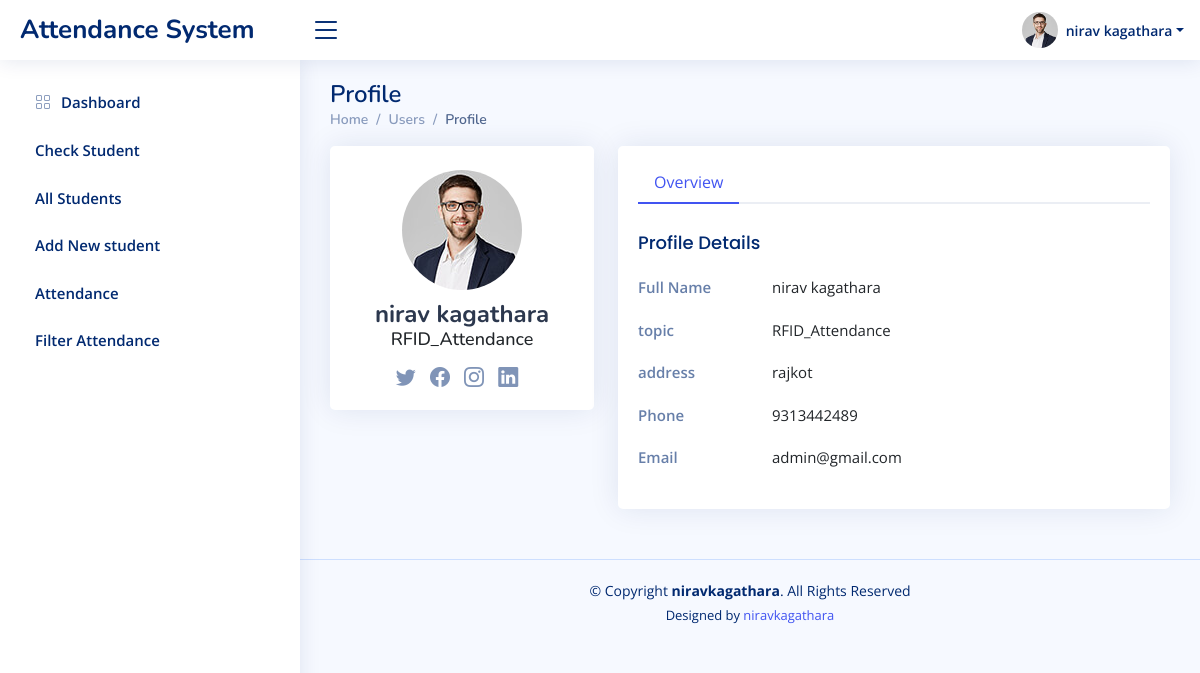
The page /admin/users-profile.php (signed in) on the database its author committed.
### tables this page shows
CREATE TABLE IF NOT EXISTS `admin_table` (
  `admin_id` int NOT NULL,
  `admin_email_address` varchar(200) NOT NULL,
  `admin_password` varchar(100) NOT NULL,
  `admin_name` varchar(200) NOT NULL,
  `collage_name` varchar(200) NOT NULL,
  `collage_address` mediumtext NOT NULL,
  `Collage_contact_no` varchar(30) NOT NULL,
  `collage_logo` varchar(200) NOT NULL,
  PRIMARY KEY (`admin_id`)
);

### classes/Dbconfig.php (called while the page is built, shortened)
<?php
class Dbconfig {
    private $server='localhost';
    private $username='root';
    private $password='';
    private $database='rfid';
     function __construct(){
        try{
           $this->con = new mysqli($this->server,$this->username,$this->password,$this->database);
        }catch(Exception $e){
            echo "Connection failed:" . $e->getMessage();
        }
    }
}
?>

### classes/Admin.php (called while the page is built, shortened)
<?php
include_once 'Dbconfig.php';
class Admin extends Dbconfig
{
function getById($id)
  {
    $sql = "SELECT * FROM admin_table WHERE admin_id=?;";
    $stGetByIdStu = mysqli_prepare($this->con, $sql);
    mysqli_stmt_bind_param($stGetByIdStu, 'i', $id);
    mysqli_stmt_execute($stGetByIdStu);
    $res = mysqli_stmt_get_result($stGetByIdStu);
    $resArray = mysqli_fetch_assoc($res);
    return $resArray;
  }
}
?>

### admin/users-profile.php (the view, shortened to what this page needs)
<?php
if(isset($_SESSION['admin_id'])){
 $id=$_SESSION['admin_id'];
}
include_once '../classes/Admin.php';
?>
<!DOCTYPE html>
<html lang="en">
<head>
  <link href="assets/vendor/bootstrap/css/bootstrap.min.css" rel="stylesheet">
  <link href="assets/vendor/bootstrap-icons/bootstrap-icons.css" rel="stylesheet">
  <link href="assets/vendor/boxicons/css/boxicons.min.css" rel="stylesheet">
  <link href="assets/vendor/quill/quill.snow.css" rel="stylesheet">
  <link href="assets/vendor/quill/quill.bubble.css" rel="stylesheet">
  <link href="assets/vendor/remixicon/remixicon.css" rel="stylesheet">
  <link href="assets/vendor/simple-datatables/style.css" rel="stylesheet">
  <link href="assets/css/style.css" rel="stylesheet">
</head>
<body>
 <?php require_once 'header.php';?>
  <?php require_once 'sidebar.php';?>
  <main id="main" class="main">
    <div class="pagetitle">
      <h1>Profile</h1>
      <nav>
        <ol class="breadcrumb">
          <li class="breadcrumb-item"><a href="index.php">Home</a></li>
          <li class="breadcrumb-item">Users</li>
          <li class="breadcrumb-item active">Profile</li>
        </ol>
      </nav>
    </div>
    <section class="section profile">
      <div class="row">
        <div class="col-xl-4">
          <div class="card">
            <div class="card-body profile-card pt-4 d-flex flex-column align-items-center">
              <img src="assets/img/<?php echo $adminid['collage_logo']; ?>" alt="Profile" class="rounded-circle">
              <h2><?php echo $adminid['admin_name']; ?></h2>
              <h3><?php echo $adminid['collage_name']; ?></h3>
              <div class="social-links mt-2">
                <a href="" class="twitter"><i class="bi bi-twitter"></i></a>
                <a href="" class="facebook"><i class="bi bi-facebook"></i></a>
                <a href="" class="instagram"><i class="bi bi-instagram"></i></a>
                <a href="" class="linkedin"><i class="bi bi-linkedin"></i></a>
              </div>
            </div>
          </div>
        </div>
        <div class="col-xl-8">
          <div class="card">
            <div class="card-body pt-3">
              <ul class="nav nav-tabs nav-tabs-bordered">
                <li class="nav-item">
                  <button class="nav-link active" data-bs-toggle="tab" data-bs-target="#profile-overview">Overview</button>
                </li>
              </ul>
              <div class="tab-content pt-2">
                <div class="tab-pane fade show active profile-overview" id="profile-overview">
                  <h5 class="card-title">Profile Details</h5>
                  <div class="row">
                    <div class="col-lg-3 col-md-4 label ">Full Name</div>
                    <div class="col-lg-9 col-md-8"><?php echo $adminid['admin_name']; ?></div>
                  </div>
                  <div class="row">
                    <div class="col-lg-3 col-md-4 label">topic</div>
                    <div class="col-lg-9 col-md-8"><?php echo $adminid['collage_name']; ?></div>
                  </div>
                  <div class="row">
                    <div class="col-lg-3 col-md-4 label"> address</div>
                    <div class="col-lg-9 col-md-8"><?php echo $adminid['collage_address']; ?></div>
                  </div>
                  <div class="row">
                    <div class="col-lg-3 col-md-4 label">Phone</div>
                    <div class="col-lg-9 col-md-8"><?php echo $adminid['Collage_contact_no']; ?></div>
                  </div>
                  <div class="row">
                    <div class="col-lg-3 col-md-4 label">Email</div>
                    <div class="col-lg-9 col-md-8"><?php echo $adminid['admin_email_address']; ?></div>
                  </div>
                </div>
              </div>
            </div>
          </div>
        </div>
      </div>
    </section>
  </main>
  <?php require_once 'footer.php';?>
</body>
</html>

### admin/header.php (shortened to what this page needs)
<?php
include_once '../classes/Admin.php';
$a=new Admin();
if(isset($_SESSION['admin_id'])){
 $adminid=$a->getbyid($_SESSION['admin_id']);
}
?>
<header id="header" class="header fixed-top d-flex align-items-center">
    <div class="d-flex align-items-center justify-content-between">
      <a href="index.php" class="logo d-flex align-items-center">
        <span class="d-none d-lg-block">Attendance System</span>
      </a>
      <i class="bi bi-list toggle-sidebar-btn"></i>
    </div>
    <nav class="header-nav ms-auto">
      <ul class="d-flex align-items-center">
        <li class="nav-item dropdown pe-3">
          <a class="nav-link nav-profile d-flex align-items-center pe-0" href="#" data-bs-toggle="dropdown">
            <img src="assets/img/<?php echo $adminid['collage_logo']; ?>" alt="Profile" class="rounded-circle">
            <span class="d-none d-md-block dropdown-toggle ps-2"><?php echo $adminid['admin_name']; ?></span>
          </a>
        </li>
      </ul>
    </nav>
  </header>

### admin/assets/css/style.css (style rules this page uses)
:root { scroll-behavior: smooth; }
body { font-family: "Open Sans", sans-serif; background: #f6f9ff; color: #444444; }
a { color: #4154f1; text-decoration: none; }
h1, h2, h3, h4, h5, h6 { font-family: "Nunito", sans-serif; }
#main { margin-top: 60px; padding: 20px 30px; transition: all 0.3s; }
.pagetitle { margin-bottom: 10px; }
.pagetitle h1 { font-size: 24px; margin-bottom: 0; font-weight: 600; color: #012970; }
.card { margin-bottom: 30px; border: none; border-radius: 5px; box-shadow: 0px 0 30px rgba(1, 41, 112, 0.1); }
.card-title { padding: 20px 0 15px 0; font-size: 18px; font-weight: 500; color: #012970; font-family: "Poppins", sans-serif; }
.card-body { padding: 0 20px 20px 20px; }
.breadcrumb { font-size: 14px; font-family: "Nunito", sans-serif; color: #899bbd; font-weight: 600; }
.breadcrumb a { color: #899bbd; transition: 0.3s; }
.breadcrumb .breadcrumb-item::before { color: #899bbd; }
.breadcrumb .active { color: #51678f; font-weight: 600; }
.nav-tabs-bordered { border-bottom: 2px solid #ebeef4; }
.nav-tabs-bordered .nav-link { margin-bottom: -2px; border: none; color: #2c384e; }
.nav-tabs-bordered .nav-link.active { background-color: #fff; color: #4154f1; border-bottom: 2px solid #4154f1; }
.logo { line-height: 1; }
@media (min-width: 1200px) { .logo { width: 280px; } }
.logo span { font-size: 26px; font-weight: 700; color: #012970; font-family: "Nunito", sans-serif; }
.header { transition: all 0.5s; z-index: 997; height: 60px; box-shadow: 0px 2px 20px rgba(1, 41, 112, 0.1); background-color: #fff; padding-left: 20px; }
.header .toggle-sidebar-btn { font-size: 32px; padding-left: 10px; cursor: pointer; color: #012970; }
.header-nav ul { list-style: none; }
.header-nav>ul { margin: 0; padding: 0; }
.header-nav .nav-profile { color: #012970; }
.header-nav .nav-profile img { max-height: 36px; }
.header-nav .nav-profile span { font-size: 14px; font-weight: 600; }
@media (min-width: 1200px) { #main, #footer { margin-left: 300px; } }
.profile .profile-card img { max-width: 120px; }
.profile .profile-card h2 { font-size: 24px; font-weight: 700; color: #2c384e; margin: 10px 0 0 0; }
.profile .profile-card h3 { font-size: 18px; }
.profile .profile-card .social-links a { font-size: 20px; display: inline-block; color: rgba(1, 41, 112, 0.5); line-height: 0; margin-right: 10px; transition: 0.3s; }
.profile .profile-overview .row { margin-bottom: 20px; font-size: 15px; }
.profile .profile-overview .card-title { color: #012970; }
.profile .profile-overview .label { font-weight: 600; color: rgba(1, 41, 112, 0.6); }

### rows shown on the page
admin_table: collage_logo (picture), admin_name "nirav kagathara", collage_name "RFID_Attendance", collage_address "rajkot", Collage_contact_no "9313442489", admin_email_address "admin@gmail.com"
